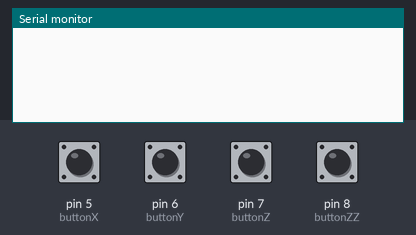
Simulated run of this sketch. Board: Arduino Uno, built with avr-gcc and run on an emulated ATmega328P. Shown: the last lines printed to the serial monitor. Inputs (shaded band) come from the test bench; at power-on: pin 5 (buttonX), pin 6 (buttonY), pin 7 (buttonZ), pin 8 (buttonZZ) HIGH. WiFi joins after 1.5 s; servers stay silent unless stated.

Above: at 3.7 s.
3.8 s: pin 5 (buttonX) pulled LOW for 0.15 s
At 4.7 s:
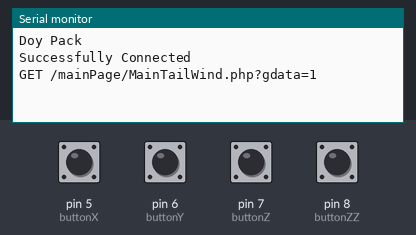
5.5 s: pin 6 (buttonY) pulled LOW for 0.15 s
At 5.66 s:
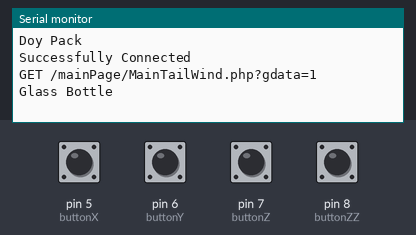
7.1 s: pin 7 (buttonZ) pulled LOW for 0.15 s
At 7.26 s:
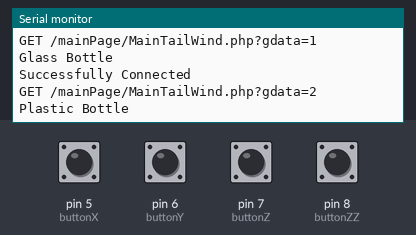
8.7 s: pin 8 (buttonZZ) pulled LOW for 0.15 s
At 8.86 s:
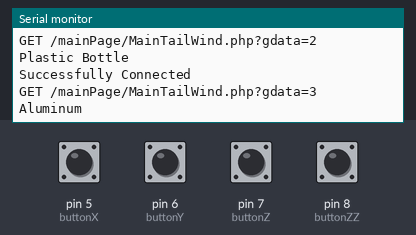
Timing chart, 0 to 11.3 s (numbered marks = the images above; inputs shaded):
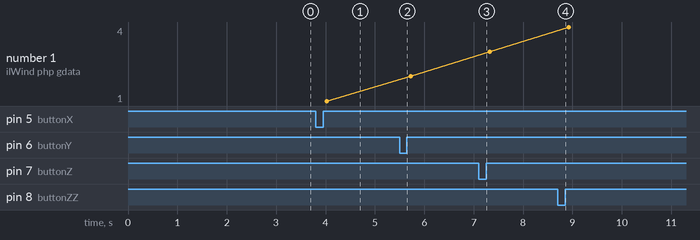

The sketch:

sketch_gdata.ino
```cpp
#include <SPI.h>
#include <Ethernet.h>

byte mac[] = { 0xDE, 0xAD, 0xBE, 0xEF, 0xFE, 0xED };

char server[] = "g-reward.com";
IPAddress ip(192,168,1,1);

EthernetClient client;

const char buttonX = 5;
const char buttonY = 6;
const char buttonZ = 7;
const char buttonZZ = 8;
int gdata;
bool pressed = false;

void setup()
{

  Serial.begin(9600);
  pinMode(buttonX, INPUT_PULLUP);
  pinMode(buttonY, INPUT_PULLUP);
  pinMode(buttonZ, INPUT_PULLUP);
  pinMode(buttonZZ, INPUT_PULLUP);

  if (Ethernet.begin(mac) == 0) {
  Serial.println("Failed to configure Ethernet using DHCP");
  Ethernet.begin(mac, ip);
  }
  delay(1000);
}
void loop()
{
  bool currentState = digitalRead(buttonX);
  bool currentState2 = digitalRead(buttonY);
  bool currentState3 = digitalRead(buttonZ);
  bool currentState4 = digitalRead(buttonZZ);

  if(currentState == pressed) {
  Serial.println("Doy Pack");
  gdata = 1;
  sending_to_php();
  while(digitalRead(buttonX) == pressed)
  {
    delay(300);
  }
  }
  else if(currentState2 == pressed) {
  Serial.println("Glass Bottle");
  gdata = 2;
  sending_to_php();
  while(digitalRead(buttonY) == pressed)
  {
    delay(300);
  }
  }
  else if(currentState3 == pressed) {
  Serial.println("Plastic Bottle");
  gdata = 3;
  sending_to_php();
  while(digitalRead(buttonZ) == pressed)
  {
    delay(300);
  }
  }
  else if(currentState4 == pressed) {
  Serial.println("Aluminum");
  gdata = 4;
  sending_to_php();
  while(digitalRead(buttonZZ) == pressed)
  {
    delay(300);
  }
  }
}
void sending_to_php()
{
  if (client.connect(server, 80)) {
    Serial.println("Successfully Connected");
    //HTTP Request
    //THE URL OF LOCALHOST TO SEND DATA FROM SENSOR TO PHPMYADMIN DATABASE
    Serial.print("GET /mainPage/MainTailWind.php?gdata=");
    client.print("GET /mainPage/MainTailWind.php?gdata=");
    Serial.println(gdata);
    client.print(gdata);
    client.print(" ");
    client.print("HTTP/1.1");
    client.println();
    client.println("Host: g-reward.com");
    client.println("Connection: close");
    client.println();

  } else {
    // if you didn't get a connection to the server:
    Serial.println("connection failed");
  }
  delay(100);
}
```

Measured:
- after the input at 3.8 s, the serial monitor: prints a new line at once (image 1)
- after the input at 5.5 s, the serial monitor: prints a new line at once (image 2)
- after the input at 7.1 s, the serial monitor: prints a new line at once (image 3)
- after the input at 8.7 s, the serial monitor: prints a new line at once (image 4)
- plotted number 1: 1 → 2 after the input at 5.5 s, 2 → 3 after the input at 7.1 s, 3 → 4 after the input at 8.7 s
